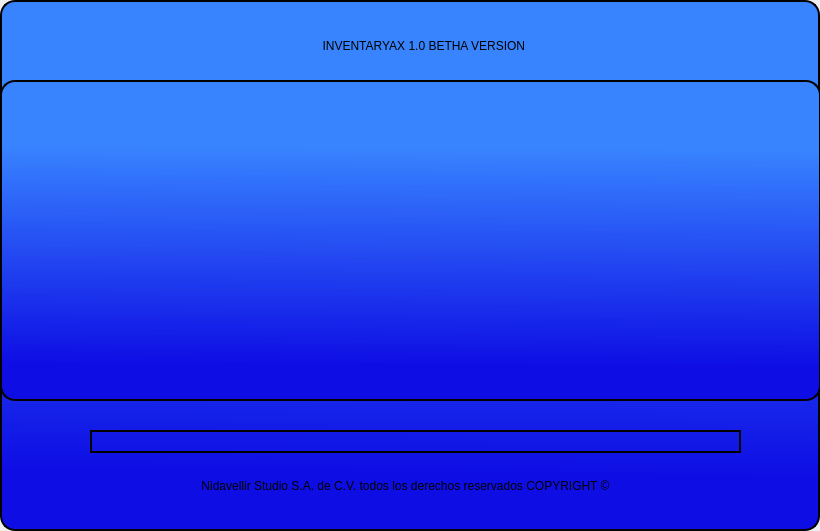
<?xml version="1.0" encoding="UTF-8"?>
<ui version="4.0">
 <class>MainWindow</class>
 <widget class="QMainWindow" name="MainWindow">
  <property name="geometry">
   <rect>
    <x>0</x>
    <y>0</y>
    <width>820</width>
    <height>531</height>
   </rect>
  </property>
  <property name="windowTitle">
   <string>MainWindow</string>
  </property>
  <widget class="QWidget" name="centralwidget">
   <layout class="QVBoxLayout" name="verticalLayout">
    <property name="spacing">
     <number>0</number>
    </property>
    <property name="leftMargin">
     <number>0</number>
    </property>
    <property name="topMargin">
     <number>0</number>
    </property>
    <property name="rightMargin">
     <number>0</number>
    </property>
    <property name="bottomMargin">
     <number>0</number>
    </property>
    <item>
     <widget class="QFrame" name="frame">
      <property name="styleSheet">
       <string notr="true">background-color: qlineargradient(spread:pad, x1:0.494, y1:0.982727, x2:0.512, y2:0, stop:0.0909091 rgba(14, 14, 228, 255), stop:0.789773 rgba(56, 132, 255, 255));
border-radius:15px;
border: 2px solid #000000</string>
      </property>
      <property name="frameShape">
       <enum>QFrame::StyledPanel</enum>
      </property>
      <property name="frameShadow">
       <enum>QFrame::Raised</enum>
      </property>
      <widget class="QLabel" name="Image_soft">
       <property name="geometry">
        <rect>
         <x>0</x>
         <y>80</y>
         <width>821</width>
         <height>321</height>
        </rect>
       </property>
       <property name="styleSheet">
        <string notr="true">image: url(:principal\resources\portada.jpg);</string>
       </property>
       <property name="text">
        <string/>
       </property>
       <property name="scaledContents">
        <bool>true</bool>
       </property>
      </widget>
      <widget class="QLabel" name="label_Usuario">
       <property name="geometry">
        <rect>
         <x>250</x>
         <y>30</y>
         <width>351</width>
         <height>31</height>
        </rect>
       </property>
       <property name="styleSheet">
        <string notr="true">background-color: rgba(0,0, 0, 0%);
font: 15pt &quot;Arial&quot;;
border:none;</string>
       </property>
       <property name="text">
        <string>INVENTARYAX 1.0 BETHA VERSION </string>
       </property>
       <property name="alignment">
        <set>Qt::AlignCenter</set>
       </property>
       <property name="wordWrap">
        <bool>false</bool>
       </property>
      </widget>
      <widget class="QLabel" name="label_Contrasena">
       <property name="geometry">
        <rect>
         <x>150</x>
         <y>470</y>
         <width>511</width>
         <height>31</height>
        </rect>
       </property>
       <property name="styleSheet">
        <string notr="true">background-color: rgba(0,0, 0, 0%);
font: 11pt &quot;Arial&quot;;
border:none;</string>
       </property>
       <property name="text">
        <string>Nidavellir Studio S.A. de C.V. todos los derechos reservados COPYRIGHT ©</string>
       </property>
       <property name="alignment">
        <set>Qt::AlignCenter</set>
       </property>
       <property name="wordWrap">
        <bool>false</bool>
       </property>
      </widget>
      <widget class="QProgressBar" name="progressBar">
       <property name="geometry">
        <rect>
         <x>90</x>
         <y>430</y>
         <width>651</width>
         <height>23</height>
        </rect>
       </property>
       <property name="styleSheet">
        <string notr="true">QProgressBar{

	background-color: rgba(0,0 , 0, 0%);
    border-radius: 25px;

}

QProgressBar::chunk{
	background-color:rgb(255, 213, 47);
    border-radius: 5px;

}</string>
       </property>
       <property name="value">
        <number>0</number>
       </property>
       <property name="alignment">
        <set>Qt::AlignCenter</set>
       </property>
       <property name="textVisible">
        <bool>false</bool>
       </property>
       <property name="orientation">
        <enum>Qt::Horizontal</enum>
       </property>
       <property name="textDirection">
        <enum>QProgressBar::TopToBottom</enum>
       </property>
      </widget>
      <widget class="QLabel" name="correo_incorrecto">
       <property name="geometry">
        <rect>
         <x>180</x>
         <y>250</y>
         <width>91</width>
         <height>31</height>
        </rect>
       </property>
       <property name="styleSheet">
        <string notr="true">background-color: rgba(0,0, 0, 0%);
font: 10pt &quot;Arial&quot;;
color: rgb(255, 0, 0);
border:none;</string>
       </property>
       <property name="text">
        <string/>
       </property>
       <property name="alignment">
        <set>Qt::AlignCenter</set>
       </property>
       <property name="wordWrap">
        <bool>false</bool>
       </property>
      </widget>
      <widget class="QLabel" name="contrasena_incorrecta">
       <property name="geometry">
        <rect>
         <x>180</x>
         <y>360</y>
         <width>91</width>
         <height>31</height>
        </rect>
       </property>
       <property name="styleSheet">
        <string notr="true">background-color: rgba(0,0, 0, 0%);
font: 10pt &quot;Arial&quot;;
color: rgb(255, 0, 0);
border:none;</string>
       </property>
       <property name="text">
        <string/>
       </property>
       <property name="alignment">
        <set>Qt::AlignCenter</set>
       </property>
       <property name="wordWrap">
        <bool>false</bool>
       </property>
      </widget>
      <widget class="QLabel" name="cargando">
       <property name="geometry">
        <rect>
         <x>180</x>
         <y>490</y>
         <width>91</width>
         <height>31</height>
        </rect>
       </property>
       <property name="styleSheet">
        <string notr="true">background-color: rgba(0,0, 0, 0%);
font: 10pt &quot;Arial&quot;;

border:none;</string>
       </property>
       <property name="text">
        <string/>
       </property>
       <property name="alignment">
        <set>Qt::AlignCenter</set>
       </property>
       <property name="wordWrap">
        <bool>false</bool>
       </property>
      </widget>
     </widget>
    </item>
   </layout>
  </widget>
 </widget>
 <resources>
  <include location="resources.qrc"/>
 </resources>
 <connections/>
</ui>
